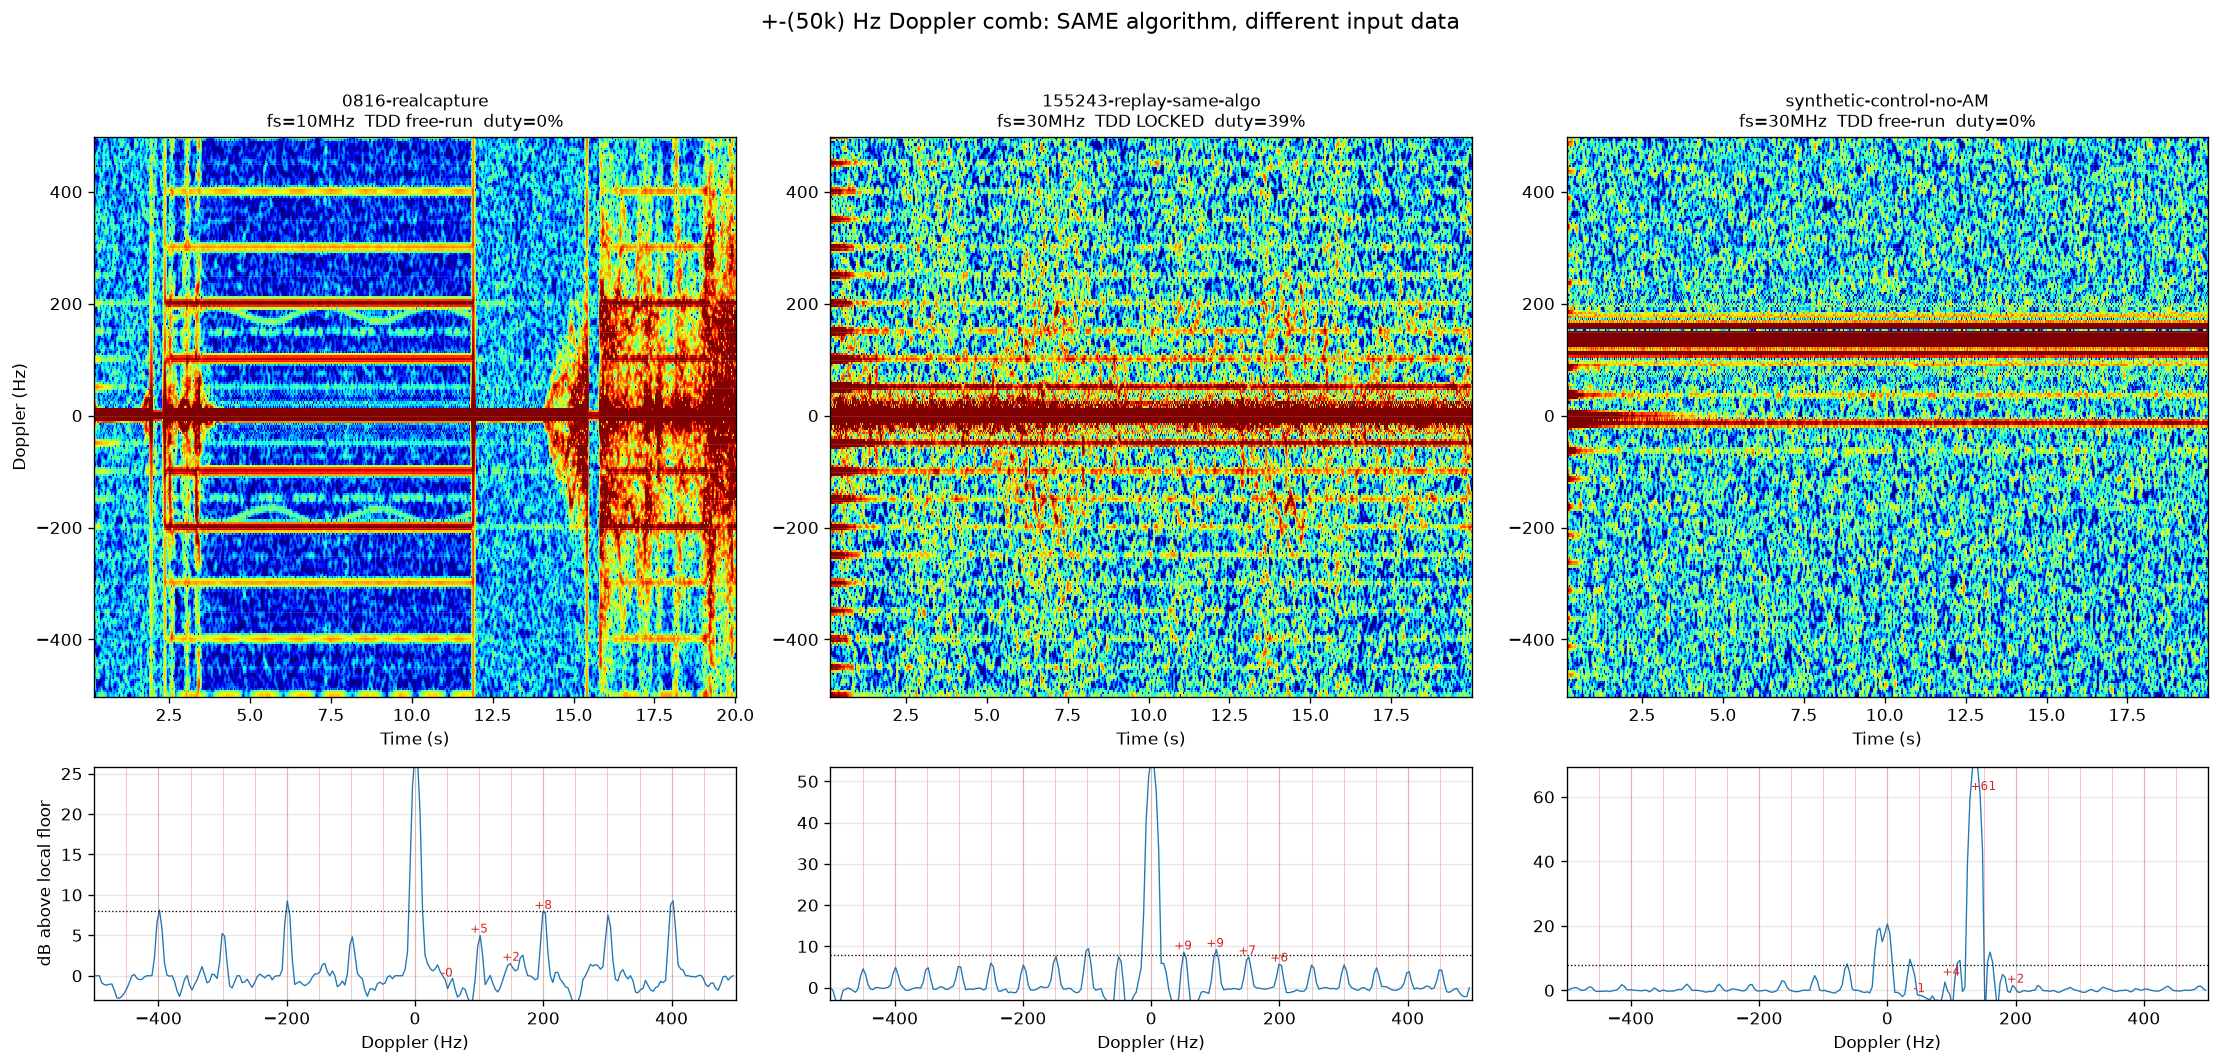

Python code for this plot:
#!/usr/bin/env python3
# -*- coding: utf-8 -*-
"""并排对比几份 doppler_*.npz 的多普勒谱 + 各自的 ±k·50Hz 线谱强度曲线。

用来回答"±50/100/200Hz 那几条横线是信号自带的还是算法造的"：
把「0816 真机录制」「155243 用同一算法离线重放」「合成对照(无周期调幅)」放一起看。
"""
import json
import os
import sys

import numpy as np
import matplotlib
matplotlib.use("Agg")
import matplotlib.pyplot as plt

HERE = os.path.dirname(os.path.abspath(__file__))


def load(path):
    d = np.load(path)
    meta = json.loads(str(d["meta_json"]))
    r = d["ready"].astype(bool)
    if r.sum() < 5:
        r = np.ones(len(d["t"]), bool)
    spec, t, freqs = d["spec"][r], d["t"][r], d["freqs"]
    return spec, t, freqs, meta


def comb_profile(spec, freqs):
    P = (np.abs(spec) ** 2).mean(axis=0)
    Pdb = 10 * np.log10(P + 1e-20)
    k = 31
    from numpy.lib.stride_tricks import sliding_window_view
    base = np.median(sliding_window_view(np.pad(Pdb, k // 2, mode="edge"), k), axis=-1)
    return freqs, Pdb - base


def main(argv):
    # (label, path)
    items = []
    for a in argv:
        if "=" in a:
            lab, p = a.split("=", 1)
        else:
            lab, p = os.path.basename(a), a
        if not os.path.isabs(p):
            p = os.path.join(HERE, p)
        items.append((lab, p))
    if not items:
        print("用法: compare_doppler_combs.py  标签=xxx.npz  标签=yyy.npz ...", file=sys.stderr)
        return 1

    n = len(items)
    fig, axes = plt.subplots(2, n, figsize=(6.2 * n, 9),
                             gridspec_kw={"height_ratios": [2.4, 1.0]})
    if n == 1:
        axes = axes.reshape(2, 1)

    for c, (lab, path) in enumerate(items):
        spec, t, freqs, meta = load(path)
        Sdb = 10 * np.log10(np.abs(spec.T) ** 2 + 1e-20)
        vmin, vmax = np.percentile(Sdb, 5), np.percentile(Sdb, 95)
        ax = axes[0, c]
        ax.pcolormesh(t, freqs, Sdb, shading="auto", cmap="jet", vmin=vmin, vmax=vmax)
        lk = meta.get("sync_locked")
        ax.set_title(f"{lab}\nfs={meta['sample_rate']/1e6:.0f}MHz  "
                     f"TDD {'LOCKED' if lk else 'free-run'}  "
                     f"duty={meta.get('sync_duty',0)*100:.0f}%", fontsize=10)
        ax.set_xlabel("Time (s)")
        if c == 0:
            ax.set_ylabel("Doppler (Hz)")
        for h in range(-450, 451, 50):
            ax.axhline(h, color="w", lw=0.3, alpha=0.25)

        fr, ex = comb_profile(spec, freqs)
        axp = axes[1, c]
        axp.plot(fr, ex, lw=0.8, color="tab:blue")
        for h in range(-450, 451, 50):
            axp.axvline(h, color="tab:red", lw=0.5, alpha=0.3)
        axp.axhline(8, color="k", ls=":", lw=0.8)
        axp.set_xlim(-500, 500)
        axp.set_ylim(-3, max(20, float(np.percentile(ex, 99.5))))
        axp.set_xlabel("Doppler (Hz)")
        if c == 0:
            axp.set_ylabel("dB above local floor")
        axp.grid(alpha=0.3)
        # 标 ±50k 处的值
        for f0 in (50, 100, 150, 200):
            i = int(np.argmin(np.abs(fr - f0)))
            v = float(ex[max(0, i - 1):i + 2].max())
            axp.annotate(f"{v:+.0f}", (f0, v), fontsize=7, ha="center",
                         va="bottom", color="tab:red")

    fig.suptitle("+-(50k) Hz Doppler comb: SAME algorithm, different input data", fontsize=13)
    fig.tight_layout(rect=[0, 0, 1, 0.96])
    out = os.path.join(HERE, "compare_doppler_combs.png")
    fig.savefig(out, dpi=120, bbox_inches="tight")
    print(f"🖼  {out}")
    return 0


if __name__ == "__main__":
    sys.exit(main(sys.argv[1:]))
